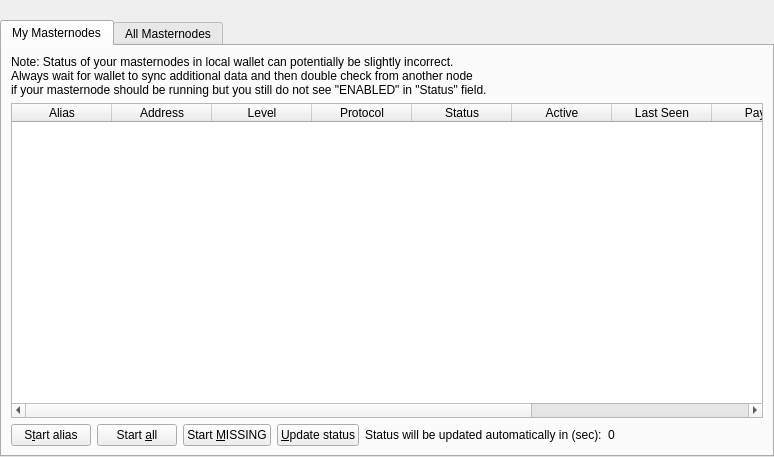
<?xml version="1.0" encoding="UTF-8"?>
<ui version="4.0">
 <class>MasternodeList</class>
 <widget class="QWidget" name="MasternodeList">
  <property name="geometry">
   <rect>
    <x>0</x>
    <y>0</y>
    <width>774</width>
    <height>457</height>
   </rect>
  </property>
  <property name="windowTitle">
   <string>Form</string>
  </property>
  <layout class="QVBoxLayout" name="topLayout">
   <property name="leftMargin">
    <number>0</number>
   </property>
   <property name="topMargin">
    <number>0</number>
   </property>
   <property name="rightMargin">
    <number>0</number>
   </property>
   <property name="bottomMargin">
    <number>0</number>
   </property>
   <item>
    <layout class="QVBoxLayout" name="verticalLayout">
     <property name="bottomMargin">
      <number>0</number>
     </property>
     <item>
      <spacer name="horizontalSpacer0">
       <property name="orientation">
        <enum>Qt::Horizontal</enum>
       </property>
       <property name="sizeHint" stdset="0">
        <size>
         <width>40</width>
         <height>20</height>
        </size>
       </property>
      </spacer>
     </item>
     <item>
      <widget class="QTabWidget" name="tabWidget">
       <property name="currentIndex">
        <number>0</number>
       </property>
       <widget class="QWidget" name="tabMyMasternodes">
        <attribute name="title">
         <string>My Masternodes</string>
        </attribute>
        <layout class="QGridLayout" name="gridLayout_2">
         <item row="0" column="0">
          <layout class="QVBoxLayout" name="verticalLayout_2">
           <property name="bottomMargin">
            <number>0</number>
           </property>
           <item>
            <layout class="QHBoxLayout" name="horizontalLayout_note">
             <property name="bottomMargin">
              <number>0</number>
             </property>
             <item>
              <widget class="QLabel" name="updateNote">
               <property name="text">
                <string>Note: Status of your masternodes in local wallet can potentially be slightly incorrect.&lt;br /&gt;Always wait for wallet to sync additional data and then double check from another node&lt;br /&gt;if your masternode should be running but you still do not see &quot;ENABLED&quot; in &quot;Status&quot; field.</string>
               </property>
              </widget>
             </item>
            </layout>
           </item>
           <item>
            <widget class="QTableWidget" name="tableWidgetMyMasternodes">
             <property name="minimumSize">
              <size>
               <width>695</width>
               <height>0</height>
              </size>
             </property>
             <property name="editTriggers">
              <set>QAbstractItemView::NoEditTriggers</set>
             </property>
             <property name="alternatingRowColors">
              <bool>true</bool>
             </property>
             <property name="selectionMode">
              <enum>QAbstractItemView::SingleSelection</enum>
             </property>
             <property name="selectionBehavior">
              <enum>QAbstractItemView::SelectRows</enum>
             </property>
             <property name="sortingEnabled">
              <bool>true</bool>
             </property>
             <attribute name="horizontalHeaderStretchLastSection">
              <bool>true</bool>
             </attribute>
             <column>
              <property name="text">
               <string>Alias</string>
              </property>
             </column>
             <column>
              <property name="text">
               <string>Address</string>
              </property>
             </column>
             <column>
              <property name="text">
               <string>Level</string>
              </property>
             </column>
             <column>
              <property name="text">
               <string>Protocol</string>
              </property>
             </column>
             <column>
              <property name="text">
               <string>Status</string>
              </property>
             </column>
             <column>
              <property name="text">
               <string>Active</string>
              </property>
             </column>
             <column>
              <property name="text">
               <string>Last Seen</string>
              </property>
             </column>
             <column>
              <property name="text">
               <string>Payee</string>
              </property>
             </column>
             <column>
              <property name="text">
               <string>24h Coins</string>
              </property>
             </column>
             <column>
              <property name="text">
               <string>Luck</string>
              </property>
             </column>
            </widget>
           </item>
           <item>
            <layout class="QHBoxLayout" name="horizontalLayout_5">
             <property name="bottomMargin">
              <number>0</number>
             </property>
             <item>
              <widget class="QPushButton" name="startButton">
               <property name="text">
                <string>S&amp;tart alias</string>
               </property>
              </widget>
             </item>
             <item>
              <widget class="QPushButton" name="startAllButton">
               <property name="text">
                <string>Start &amp;all</string>
               </property>
              </widget>
             </item>
             <item>
              <widget class="QPushButton" name="startMissingButton">
               <property name="text">
                <string>Start &amp;MISSING</string>
               </property>
              </widget>
             </item>
             <item>
              <widget class="QPushButton" name="UpdateButton">
               <property name="text">
                <string>&amp;Update status</string>
               </property>
              </widget>
             </item>
             <item>
              <widget class="QLabel" name="autoupdate_label">
               <property name="text">
                <string>Status will be updated automatically in (sec):</string>
               </property>
              </widget>
             </item>
             <item>
              <widget class="QLabel" name="secondsLabel">
               <property name="text">
                <string>0</string>
               </property>
              </widget>
             </item>
             <item>
              <spacer name="horizontalSpacer_5">
               <property name="orientation">
                <enum>Qt::Horizontal</enum>
               </property>
               <property name="sizeHint" stdset="0">
                <size>
                 <width>40</width>
                 <height>20</height>
                </size>
               </property>
              </spacer>
             </item>
            </layout>
           </item>
          </layout>
         </item>
        </layout>
       </widget>
       <widget class="QWidget" name="tabAllMasternodes">
        <attribute name="title">
         <string>All Masternodes</string>
        </attribute>
        <layout class="QGridLayout" name="gridLayout">
         <item row="0" column="0">
          <layout class="QHBoxLayout" name="horizontalLayout_3">
           <property name="bottomMargin">
            <number>0</number>
           </property>
           <item>
            <widget class="QLabel" name="label_filter">
             <property name="text">
              <string>Filter List:</string>
             </property>
            </widget>
           </item>
           <item>
            <widget class="QLineEdit" name="filterLineEdit">
             <property name="toolTip">
              <string>Filter masternode list</string>
             </property>
            </widget>
           </item>
           <item>
            <spacer name="horizontalSpacer_3">
             <property name="orientation">
              <enum>Qt::Horizontal</enum>
             </property>
             <property name="sizeHint" stdset="0">
              <size>
               <width>10</width>
               <height>20</height>
              </size>
             </property>
            </spacer>
           </item>
           <item>
            <widget class="QLabel" name="label_count">
             <property name="text">
              <string>Node Count:</string>
             </property>
            </widget>
           </item>
           <item>
            <widget class="QLabel" name="countLabel">
             <property name="text">
              <string>0</string>
             </property>
            </widget>
           </item>
          </layout>
         </item>
         <item row="1" column="0">
          <widget class="QTableWidget" name="tableWidgetMasternodes">
           <property name="editTriggers">
            <set>QAbstractItemView::NoEditTriggers</set>
           </property>
           <property name="alternatingRowColors">
            <bool>true</bool>
           </property>
           <property name="selectionBehavior">
            <enum>QAbstractItemView::SelectRows</enum>
           </property>
           <property name="sortingEnabled">
            <bool>true</bool>
           </property>
           <attribute name="horizontalHeaderStretchLastSection">
            <bool>true</bool>
           </attribute>
           <column>
            <property name="text">
             <string>Address</string>
            </property>
           </column>
           <column>
            <property name="text">
             <string>Level</string>
            </property>
           </column>
           <column>
            <property name="text">
             <string>Protocol</string>
            </property>
           </column>
           <column>
            <property name="text">
             <string>Status</string>
            </property>
           </column>
           <column>
            <property name="text">
             <string>Active</string>
            </property>
           </column>
           <column>
            <property name="text">
             <string>Last Seen</string>
            </property>
           </column>
           <column>
            <property name="text">
             <string>Payee</string>
            </property>
           </column>
           <column>
            <property name="text">
             <string>24h Coins</string>
            </property>
           </column>
           <column>
            <property name="text">
             <string>Luck</string>
            </property>
           </column>
          </widget>
         </item>
        </layout>
       </widget>
      </widget>
     </item>
    </layout>
   </item>
  </layout>
 </widget>
 <resources/>
 <connections/>
</ui>
